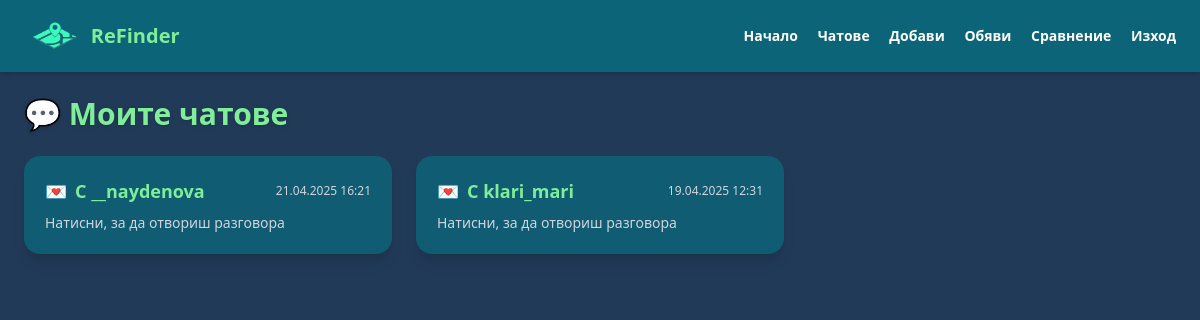
Page /chat/ (signed in) on the committed database.
### ReFinds/models.py (models this page shows, shortened)
class Chat(models.Model):
    participants = models.ManyToManyField(User)
    created_at = models.DateTimeField(auto_now_add=True)

### ReFinds/views.py (the view)
# urls.py: path('chat/', views.chat_list, name='chat_list'),
@login_required
def chat_list(request):
    chats = Chat.objects.filter(participants=request.user).order_by('-created_at')
    chat_data = [
        {'chat': chat, 'other_user': chat.participants.exclude(id=request.user.id).first()}
        for chat in chats
    ]
    return render(request, 'chat_list.html', {'chat_data': chat_data})

### ReFinds/templates/chat_list.html (shortened to what this page needs)
<!DOCTYPE html>
{% load static %}
<html lang="bg">
<head>
  <script src="https://cdn.tailwindcss.com"></script>
</head>
<body class="bg-[#213A58] text-white min-h-screen flex flex-col">
  <nav class="flex justify-between items-center px-6 py-4 bg-[#0C6478] shadow-md">
    <div class="flex items-center gap-2">
      <img src="{% static 'logo-removebg-preview.png' %}" alt="ReFinder Logo" class="h-10">
      <span class="text-xl font-bold text-[#80EE98]">ReFinder</span>
    </div>
    <div class="space-x-4 text-sm font-semibold">
      <a href="{% url 'home' %}" class="hover:text-[#80EE98]">Начало</a>
      <a href="{% url 'chat_list' %}" class="hover:text-[#80EE98]">Чатове</a>
      <a href="{% url 'listing' %}" class="hover:text-[#80EE98]">Добави</a>
      <a href="{% url 'ad_list' %}" class="hover:text-[#80EE98]">Обяви</a>
      <a href="{% url 'image_search' %}" class="hover:text-[#80EE98]" >Сравнение</a>
      <a href="{% url 'logout' %}" class="hover:text-[#80EE98]">Изход</a>
    </div>
  </nav>
  <div class="px-6 py-6">
    <h1 class="text-3xl font-bold text-[#80EE98] mb-6 drop-shadow">💬 Моите чатове</h1>
    {% if chat_data %}
      <ul class="grid grid-cols-1 md:grid-cols-2 lg:grid-cols-3 gap-6">
        {% for item in chat_data %}
          <li>
            <a href="{% url 'chat_detail' item.chat.id %}" class="block bg-[#0C6478]/80 hover:bg-[#15919B]/80 transition-all p-5 rounded-2xl shadow-lg border border-transparent hover:border-[#80EE98]">
              <div class="flex items-center justify-between mb-2">
                <div class="text-lg font-semibold text-[#80EE98] flex items-center gap-2">
                  💌 <span>С <strong>{{ item.other_user.username }}</strong></span>
                </div>
                <span class="text-xs text-gray-300">{{ item.chat.created_at|date:"d.m.Y H:i" }}</span>
              </div>
              <p class="text-sm text-gray-300">Натисни, за да отвориш разговора</p>
            </a>
          </li>
        {% endfor %}
      </ul>
    {% else %}
      <p class="text-gray-300 text-lg italic">Нямаш активни разговори. 🤷‍♂️</p>
    {% endif %}
  </div>
</body>
</html>

### rows in the picture
Chat: other_user.username "__naydenova", chat.created_at "21.04.2025 16:21"
Chat: other_user.username "klari_mari", chat.created_at "19.04.2025 12:31"
